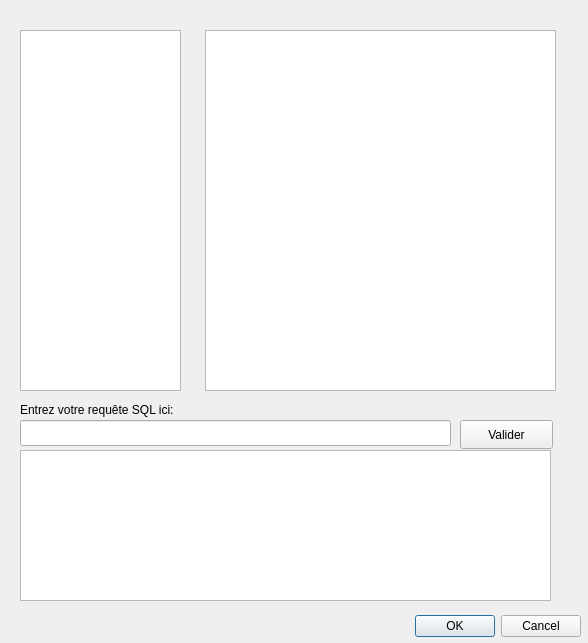
<?xml version="1.0" encoding="UTF-8"?>
<ui version="4.0">
 <class>SQLiteWindow</class>
 <widget class="QDialog" name="SQLiteWindow">
  <property name="geometry">
   <rect>
    <x>0</x>
    <y>0</y>
    <width>588</width>
    <height>643</height>
   </rect>
  </property>
  <property name="windowTitle">
   <string>Dialog</string>
  </property>
  <widget class="QDialogButtonBox" name="buttonBox">
   <property name="geometry">
    <rect>
     <x>200</x>
     <y>610</y>
     <width>381</width>
     <height>32</height>
    </rect>
   </property>
   <property name="orientation">
    <enum>Qt::Horizontal</enum>
   </property>
   <property name="standardButtons">
    <set>QDialogButtonBox::Cancel|QDialogButtonBox::Ok</set>
   </property>
  </widget>
  <widget class="QListView" name="listeTables">
   <property name="geometry">
    <rect>
     <x>20</x>
     <y>30</y>
     <width>161</width>
     <height>361</height>
    </rect>
   </property>
  </widget>
  <widget class="QTableView" name="tableView">
   <property name="geometry">
    <rect>
     <x>205</x>
     <y>30</y>
     <width>351</width>
     <height>361</height>
    </rect>
   </property>
  </widget>
  <widget class="QLineEdit" name="SQLcommandLineEdit">
   <property name="geometry">
    <rect>
     <x>20</x>
     <y>420</y>
     <width>431</width>
     <height>26</height>
    </rect>
   </property>
  </widget>
  <widget class="QLabel" name="SQLcommandLabel">
   <property name="geometry">
    <rect>
     <x>20</x>
     <y>400</y>
     <width>191</width>
     <height>20</height>
    </rect>
   </property>
   <property name="text">
    <string>Entrez votre requête SQL ici:</string>
   </property>
  </widget>
  <widget class="QPushButton" name="SQLcommandButton">
   <property name="geometry">
    <rect>
     <x>460</x>
     <y>420</y>
     <width>93</width>
     <height>29</height>
    </rect>
   </property>
   <property name="text">
    <string>Valider</string>
   </property>
  </widget>
  <widget class="QTableView" name="SQLresultTableView">
   <property name="geometry">
    <rect>
     <x>20</x>
     <y>450</y>
     <width>531</width>
     <height>151</height>
    </rect>
   </property>
  </widget>
 </widget>
 <resources/>
 <connections>
  <connection>
   <sender>buttonBox</sender>
   <signal>accepted()</signal>
   <receiver>SQLiteWindow</receiver>
   <slot>accept()</slot>
   <hints>
    <hint type="sourcelabel">
     <x>248</x>
     <y>254</y>
    </hint>
    <hint type="destinationlabel">
     <x>157</x>
     <y>274</y>
    </hint>
   </hints>
  </connection>
  <connection>
   <sender>buttonBox</sender>
   <signal>rejected()</signal>
   <receiver>SQLiteWindow</receiver>
   <slot>reject()</slot>
   <hints>
    <hint type="sourcelabel">
     <x>316</x>
     <y>260</y>
    </hint>
    <hint type="destinationlabel">
     <x>286</x>
     <y>274</y>
    </hint>
   </hints>
  </connection>
 </connections>
</ui>
